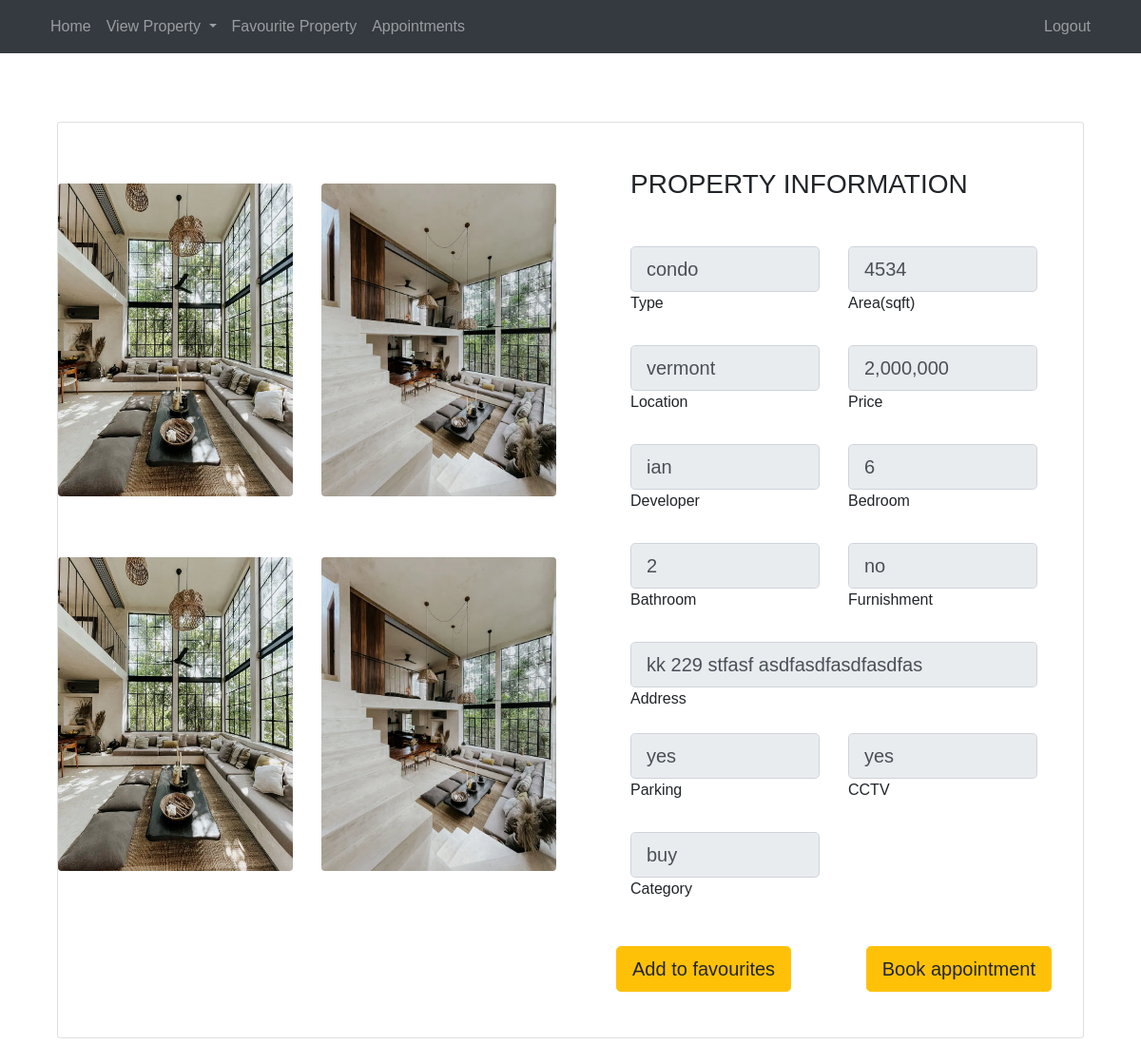
The page /view_property/2 (signed in) on the database its author committed.
### project_code/models.py (models this page shows)
class Property(db.Model):
    id = db.Column(db.Integer, primary_key=True)
    type = db.Column(db.String(10000))
    category = db.Column(db.String(10000))
    area = db.Column(db.String(10000))
    address = db.Column(db.String(10000))
    developer = db.Column(db.String(10000))
    location = db.Column(db.String(10000))
    price = db.Column(db.String(10000))
    bedroom = db.Column(db.String(10000))
    bathroom = db.Column(db.String(10000))
    furnished = db.Column(db.String(10000))
    cctv = db.Column(db.String(100))
    parking = db.Column(db.String(100))
    image_1 = db.Column(db.String(10000))
    image_2 = db.Column(db.String(10000))
    image_3 = db.Column(db.String(10000))
    image_4 = db.Column(db.String(10000))
    date = db.Column(db.DateTime(timezone=True), default=func.now())
    user_id = db.Column(db.Integer, db.ForeignKey('user.id'))

### project_code/views.py (the view)
@views.route('/view_property/<int:id>')
@login_required
def view_property(id):
    property = Property.query.get(id)
    return render_template("view_property.html", user=current_user, property=property)

### project_code/templates/view_property.html
{% extends "base.html" %} {% block title %} View property {% endblock %}
{% block content %}
          <section class="h-100 bg-white">
            <div class="container py-5 h-100">
                <div class="row d-flex justify-content-center align-items-center h-100">
                  <div class="col">
                    <div class="card card-registration my-4">
                      <div class="row g-0">
                        <div class="col-xl-6">
                          <div class="row g-0">
                            <div class="col-12">
                              <div class="row g-0">
                                <div class="col-md-6 img-with-margin">
                                  <img src="/static/house/{{property.image_1}}"
                                    alt="Sample photo" class="img-fluid rounded mt-4" />
                                </div>
                                <div class="col-md-6 img-with-margin">
                                    <img src="/static/house/{{property.image_2}}"
                                    alt="Sample photo" class="img-fluid rounded mt-4" />
                                </div>
                                <div class="col-md-6 img-with-margin">
                                    <img src="/static/house/{{property.image_3}}"
                                    alt="Sample photo" class="img-fluid rounded  mt-4" />
                                </div>
                                <div class="col-md-6 img-with-margin">
                                    <img src="/static/house/{{property.image_4}}"
                                    alt="Sample photo" class="img-fluid rounded mt-4" />
                                </div>
                              </div>
                            </div>
                          </div>
                        </div>
                        <div class="col-xl-6">
                            <div class="card-body p-md-5 text-black">
                              <h3 class="mb-5 text-uppercase">Property Information</h3>
                              <form action="/handleViewProperty/{{ property.id }}" method="POST">
                              <div class="row">
                                <div class="col-md-6 mb-4">
                                  <div class="form-outline">
                                    <input type="text" id="form3Example1m" value="{{ property.type }}" class="form-control form-control-lg" readonly/>
                                    <label class="form-label" for="form3Example1m">Type</label>
                                  </div>
                                </div>
                                <div class="col-md-6 mb-4">
                                  <div class="form-outline">
                                    <input type="text" id="form3Example1n" value="{{ property.area }}" class="form-control form-control-lg" readonly/>
                                    <label class="form-label" for="form3Example1n">Area(sqft)</label>
                                  </div>
                                </div>
                              </div>
                              <div class="row">
                                <div class="col-md-6 mb-4">
                                    <div class="form-outline">
                                        <input type="text" id="form3Example1n" value="{{ property.location }}" class="form-control form-control-lg" readonly/>
                                        <label class="form-label" for="form3Example1n">Location</label>
                                    </div>
                                </div>
                                <div class="col-md-6 mb-4">
                                    <div class="form-outline">
                                        <input type="text" id="form3Example1n" value="{{ property.price}}" class="form-control form-control-lg" readonly/>
                                        <label class="form-label" for="form3Example1n">Price</label>
                                    </div>
                                </div>
                                <div class="col-md-6 mb-4">
                                    <div class="form-outline">
                                        <input type="text" id="form3Example1n" value="{{ property.developer}}" class="form-control form-control-lg" readonly/>
                                        <label class="form-label" for="form3Example1n">Developer</label>
                                    </div>
                                </div>
                                <div class="col-md-6 mb-4">
                                    <div class="form-outline">
                                        <input type="text" id="form3Example1n" value="{{ property.bedroom }}" class="form-control form-control-lg" readonly/>
                                        <label class="form-label" for="form3Example1n">Bedroom</label>
                                    </div>
                                </div>
                                <div class="col-md-6 mb-4">
                                    <div class="form-outline">
                                        <input type="text" id="form3Example1n" value="{{ property.bathroom }}" class="form-control form-control-lg" readonly/>
                                        <label class="form-label" for="form3Example1n">Bathroom</label>
                                    </div>
                                </div>
                                <div class="col-md-6 mb-4">
                                    <div class="form-outline">
                                        <input type="text" id="form3Example1n" value="{{ property.furnished }}" class="form-control form-control-lg" readonly/>
                                        <label class="form-label" for="form3Example1n">Furnishment</label>
                                    </div>
                                </div>
                              </div>
                              <div class="form-group">
                                <input class="form-control form-control-lg" id="exampleFormControlTextarea1" value="{{ property.address }}" rows="6" readonly/>
                                <label for="exampleFormControlTextarea1">Address</label>
                              </div>
                              <div class="row">
                                <div class="col-md-6 mb-4">
                                    <div class="form-outline">
                                        <input type="text" id="form3Example1n" value="{{ property.parking }}" class="form-control form-control-lg" readonly/>
                                        <label class="form-label" for="form3Example1n">Parking</label>
                                    </div>
                                </div>
                                <div class="col-md-6 mb-4">
                                    <div class="form-outline">
                                        <input type="text" id="form3Example1n" value="{{ property.cctv }}" class="form-control form-control-lg" readonly/>
                                        <label class="form-label" for="form3Example1n">CCTV</label>
                                    </div>
                                </div>
                                <div class="col-md-6 mb-4">
                                  <div class="form-outline">
                                      <input type="text" id="form3Example1n" value="{{ property.category }}" class="form-control form-control-lg" readonly/>
                                      <label class="form-label" for="form3Example1n">Category</label>
                                  </div>
                              </div>
                              </div>
                              <div class="row justify-content-between">
                              <div class="d-flex justify-content-start pt-3">
                                <button type="submit" class="btn btn-warning btn-lg ms-2" name="action" value="button_1">Add to favourites</button>
                              </div>
                              <div class="d-flex justify-content-end pt-3">
                                <button type="submit" class="btn btn-warning btn-lg ms-2" name="action" value="button_2">Book appointment</button>
                              </div>
                              </div>
                            </div>
                          </div>
                        </div>
                      </div>
                    </div>
                  </div>
          </section>
{% endblock %}

### project_code/static/styles.css (style rules this page uses)
body, html { height: 100%; }
.img-with-margin { margin-top: 40px; }
body { font-family: 'Montserrat', sans-serif; }
.form-outline { width: 100%; height: 50%; }
.form-control-lg { height: auto; }

### rows shown on the page
Property: image_1 (picture), image_2 (picture), image_3 (picture), image_4 (picture), type "condo", area "4534", location "vermont", price "2,000,000", developer "ian", bedroom "6", bathroom "2", furnished "no", address "kk 229 stfasf asdfasdfasdfasdfas", parking "yes", cctv "yes", category "buy"
